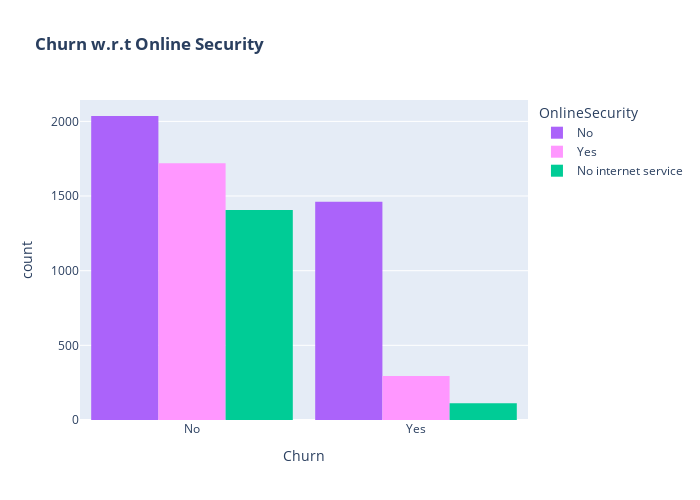

The code cell stored with this chart in its notebook:
### Markdown cell above
It can be observed that the fraction of senior citizen is very less.
Most of the senior citizens don,t churn.

### Code cell
color_map = {"Yes": "#FF97FF", "No": "#AB63FA"}
fig = px.histogram(df, x="Churn", color="OnlineSecurity", barmode="group", title="<b>Churn w.r.t Online Security</b>", color_discrete_map=color_map)
fig.update_layout(width=700, height=500, bargap=0.1)
fig.show()

### Figure 1 — Plotly figure (JSON) as saved in the notebook; plotly's stock layout.template omitted (floating-point values rounded to 4 significant figures; data arrays with more than 128 entries replaced by an {"elided": "..."} marker saying what was removed)
{"data": [{"alignmentgroup": "True", "bingroup": "x", "hovertemplate": "OnlineSecurity=No<br>Churn=%{x}<br>count=%{y}<extra></extra>", "legendgroup": "No", "marker": {"color": "#AB63FA", "pattern": {"shape": ""}}, "name": "No", "offsetgroup": "No", "orientation": "v", "showlegend": true, "type": "histogram", "x": {"elided": "3497 str values"}, "xaxis": "x", "yaxis": "y"}, {"alignmentgroup": "True", "bingroup": "x", "hovertemplate": "OnlineSecurity=Yes<br>Churn=%{x}<br>count=%{y}<extra></extra>", "legendgroup": "Yes", "marker": {"color": "#FF97FF", "pattern": {"shape": ""}}, "name": "Yes", "offsetgroup": "Yes", "orientation": "v", "showlegend": true, "type": "histogram", "x": {"elided": "2015 str values"}, "xaxis": "x", "yaxis": "y"}, {"alignmentgroup": "True", "bingroup": "x", "hovertemplate": "OnlineSecurity=No internet service<br>Churn=%{x}<br>count=%{y}<extra></extra>", "legendgroup": "No internet service", "marker": {"color": "#00cc96", "pattern": {"shape": ""}}, "name": "No internet service", "offsetgroup": "No internet service", "orientation": "v", "showlegend": true, "type": "histogram", "x": {"elided": "1520 str values"}, "xaxis": "x", "yaxis": "y"}], "layout": {"bargap": 0.1, "barmode": "group", "height": 500, "legend": {"title": {"text": "OnlineSecurity"}, "tracegroupgap": 0}, "title": {"text": "<b>Churn w.r.t Online Security</b>"}, "width": 700, "xaxis": {"anchor": "y", "domain": [0, 1], "title": {"text": "Churn"}}, "yaxis": {"anchor": "x", "domain": [0, 1], "title": {"text": "count"}}}}
